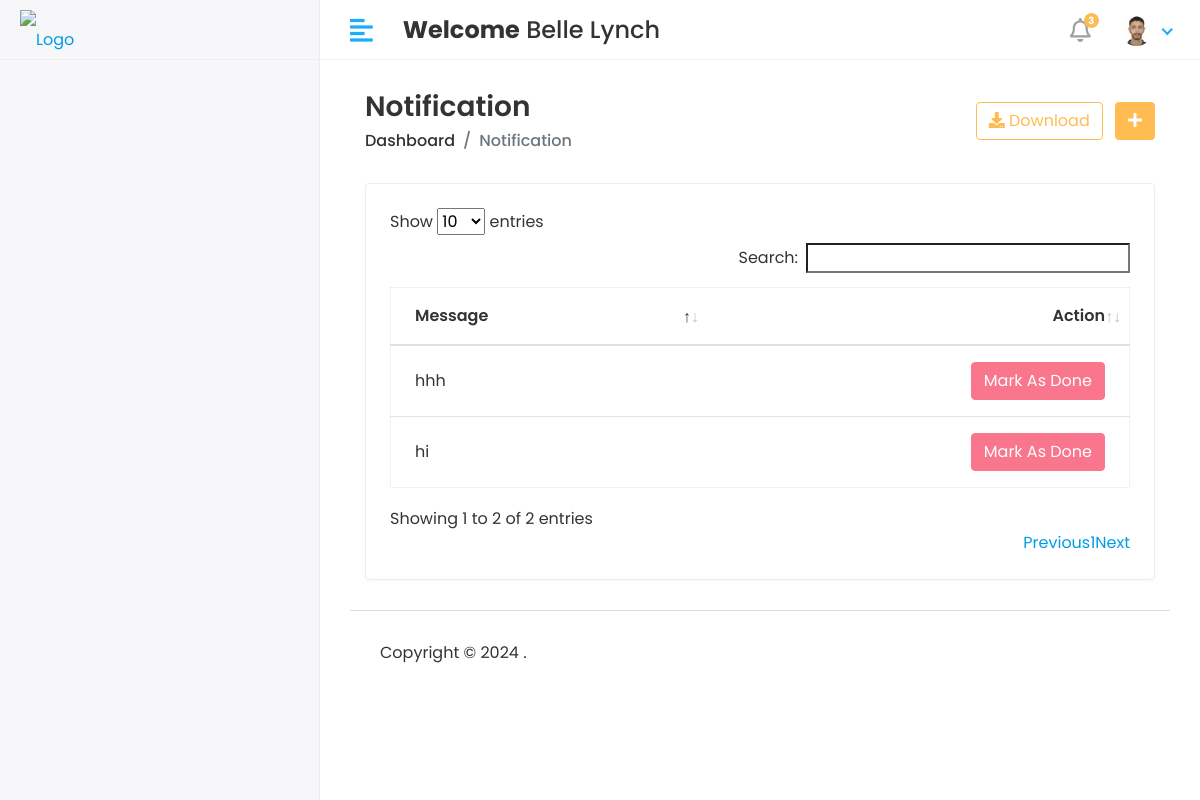
The app's page /Staff/Notification (signed in), older data.
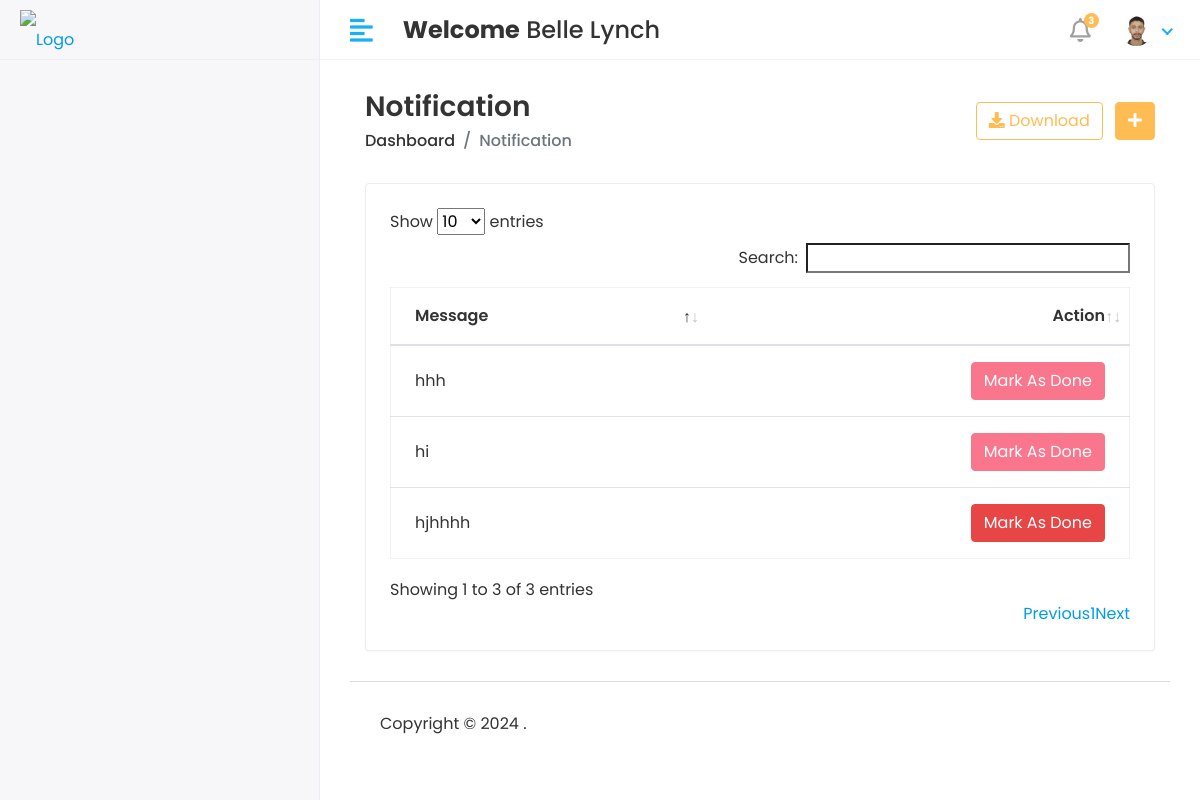
The same page, newer data.
### app/models.py (models this page shows, shortened)
class Staff_Notification(models.Model):
    staff_id = models.ForeignKey(Staff,on_delete=models.CASCADE)
    message = models.TextField()
    created_at = models.DateTimeField(auto_now_add=True)
    status =models.IntegerField(null=True,default=1)

### Student_Management_systems/Staff_Views.py (the view)
# urls.py: path('Staff/Notification',Staff_Views.NOTIFICATIONS,name = 'notification'),
def NOTIFICATIONS(request):
    staff = Staff.objects.filter(admin=request.user.id)
    notifications = []
    for i in staff:
        staff_id = i.id
        notification = Staff_Notification.objects.filter(staff_id=staff_id)
        notifications.extend(notification)
    context = {
        'notification': notifications,
    }
    return render(request, 'Staff/notification.html', context)

### templates/Staff/notification.html (shortened to what this page needs)
{% extends 'base.html' %}
{% block content %}
<div class="content container-fluid">
   <div class="page-header">
      <div class="row align-items-center">
         <div class="col">
            <h3 class="page-title">Notification</h3>
            <ul class="breadcrumb">
               <li class="breadcrumb-item"><a href="index.html">Dashboard</a></li>
               <li class="breadcrumb-item active">Notification</li>
            </ul>
         </div>
         <div class="col-auto text-right float-right ml-auto">
            <a href="#" class="btn btn-outline-primary mr-2"><i class="fas fa-download"></i> Download</a>
            <a href="add-student.html" class="btn btn-primary"><i class="fas fa-plus"></i></a>
         </div>
      </div>
   </div>
   <div class="row">
      <div class="col-sm-12">
         <div class="card card-table">
            <div class="card-body">
               <div class="table-responsive">
                  <table id="table_id" class="table table-hover table-center mb-0">
                     <thead>
                        <tr>
                           <th>Message</th>
                           <th class="text-right">Action</th>
                        </tr>
                     </thead><tbody>
                        {% if notification %}
                           {% for i in notification %}
                              <tr>
                                 <td>{{ i.message }}</td>
                                 <td class="text-right">
                                    <div class="actions">
                                       {% if i.status == 1 %}
                                          <a href="{% url 'staff_notification_mark_as_done' status=i.id %}" class="btn btn-danger">Mark As Done</a>
                                       {% else %}
                                          <button class="btn btn-danger" disabled="disabled">Mark As Done</button>
                                       {% endif %}
                                    </div>
                                 </td>
                              </tr>
                           {% endfor %}
                        {% else %}
                           <tr>
                              <td colspan="2">No notifications available.</td>
                           </tr>
                        {% endif %}
                     </tbody>
                  </table>
               </div>
            </div>
         </div>
      </div>
   </div>
</div>
{% endblock %}

Row changes from the older to the newer data that the page shows:
added Staff_Notification: message "hjhhhh", status "Mark As Done"
Text that changed along with them:
text written by a page script: "Show entries Search: Showing 1 to 2 of 2 entries Previous 1 Next" → "Show entries Search: Showing 1 to 3 of 3 entries Previous 1 Next"
